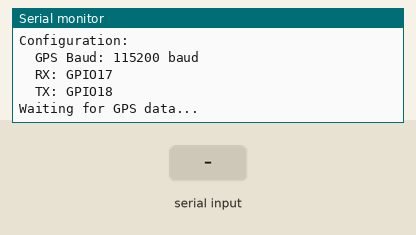
Simulated run of this sketch. Board: ESP32-S3. Parts: the last lines printed to the serial monitor. The test bench sets the inputs (shaded band).

Above: at 4.2 s.
4.3 s: "1\n" received over the second serial link
At 5.5 s:
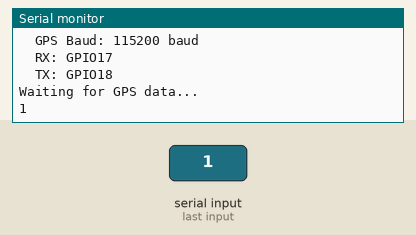
5.8 s: "0\n" received over the second serial link
At 6.9 s:
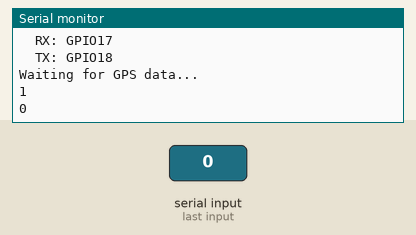
7.3 s: "2\n" received over the second serial link
At 8.0 s:
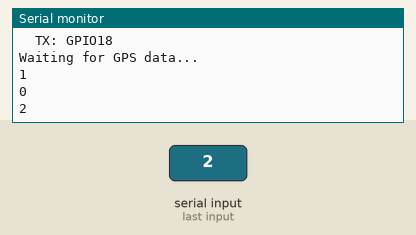

Measured:
- after the input at 4.3 s, the serial monitor: prints a new line at once (image 1)
- after the input at 5.8 s, the serial monitor: prints a new line at once (image 2)
- after the input at 7.3 s, the serial monitor: prints a new line at once (image 3)

The sketch:

NMEATestBasicLongComments.ino
```cpp
/*
 * ================================================================
 * BIP26 GPS NMEA Reader - Test Program
 * ================================================================
 *
 * TenStar ESP32-S3 + Waveshare LC29H GPS Module
 *
 * Hardware Connections:
 * - GPS TX (Yellow wire)  → ESP32 GPIO17 (RX)
 * - GPS RX (Blue wire)    → ESP32 GPIO18 (TX)
 * - GPS GND (Black wire)  → ESP32 GND
 *
 * This program displays raw NMEA sentences from the GPS module.
 *
 * CRITICAL CONFIGURATION VALUES:
 * - GPS Baud Rate: 115200 (NOT the standard 9600!)
 * - Serial Monitor Baud: 115200
 * - GPS UART Pins: GPIO17 (RX), GPIO18 (TX)
 *
 * Author: BIP26 Team
 * Date: April 2026
 * ================================================================
 */

void setup() {
  // Initialize USB Serial for communication with computer
  // 115200 = baud rate (bits per second)
  // This is the speed of ESP32 → Computer communication
  Serial.begin(115200);

  delay(1000);  // Wait 1 second for Serial to initialize

  // Print startup banner
  Serial.println("========================================");
  Serial.println("BIP26 GPS NMEA Reader");
  Serial.println("TenStar ESP32-S3 + Waveshare LC29H GPS");
  Serial.println("========================================");
  Serial.println();
  Serial.println("Configuration:");
  Serial.println("  GPS Baud: 115200 baud");
  Serial.println("  RX: GPIO17");
  Serial.println("  TX: GPIO18");
  Serial.println();
  Serial.println("Waiting for GPS data...\n");

  // Initialize Serial1 for GPS communication
  // Serial1.begin(baud_rate, format, RX_pin, TX_pin)
  //
  // Parameters explained:
  // 115200        = Baud rate (bits per second)
  //                 CRITICAL: Your LC29H GPS is configured for 115200
  //                 NOT the standard 9600 that most GPS tutorials show!
  //
  // SERIAL_8N1    = Data format (8 data bits, No parity, 1 stop bit)
  //                 8 = 8 data bits per byte (standard)
  //                 N = No parity bit (error checking disabled)
  //                 1 = 1 stop bit (marks end of byte)
  //                 This is the most common UART format
  //
  // 17            = RX pin (ESP32 receives data on GPIO17)
  //                 Yellow wire from GPS TX connects here
  //                 GPS transmits → ESP32 receives
  //
  // 18            = TX pin (ESP32 transmits data on GPIO18)
  //                 Blue wire from GPS RX connects here
  //                 ESP32 transmits → GPS receives
  //                 (We don't send commands in this program, but pin still configured)
  Serial1.begin(115200, SERIAL_8N1, 17, 18);

  delay(2000);  // Wait 2 seconds for GPS to start sending data
}

void loop() {
  // Check if GPS has sent any data
  // Serial1.available() returns the number of bytes waiting to be read
  // Returns 0 if no data available
  if (Serial1.available()) {

    // Read one complete line from GPS (until newline character '\n')
    // NMEA sentences end with \r\n (carriage return + line feed)
    // readStringUntil('\n') reads everything up to and including '\n'
    String nmea = Serial1.readStringUntil('\n');

    // Remove any whitespace (spaces, \r, \n) from beginning and end
    // This cleans up the NMEA sentence for display
    nmea.trim();

    // Print the NMEA sentence to Serial Monitor
    // You should see sentences like:
    // $GNGGA,123519,5317.377,N,00621.258,W,1,12,1.0,35.2,M,53.0,M,,*5E
    // $GNGLL,5317.377320,N,00621.258036,W,084318.000,A,A*5E
    // $GBGSV,5,1,19,05,04,112,,13,03,077,,10,01,059,,27,01,037,,1*74
    Serial.println(nmea);
  }

  // Loop repeats continuously, reading and displaying GPS data as it arrives
  // No delay needed - loop runs as fast as possible to catch all GPS data
}

/*
 * ================================================================
 * UNDERSTANDING THE NUMBERS:
 * ================================================================
 *
 * BAUD RATE (115200):
 * -------------------
 * - Baud = symbols (bits) transmitted per second
 * - 115200 baud = 115,200 bits per second
 * - This is the communication speed between ESP32 and GPS
 * - Both devices MUST use the same baud rate or you get gibberish!
 *
 * Why 115200?
 * - Your specific LC29H GPS module is configured for this speed
 * - Faster than standard 9600 baud (12× faster!)
 * - Allows more data to be transmitted (useful for multi-GNSS)
 * - Common "high speed" baud rate for GPS modules
 *
 * Other common baud rates:
 * - 9600   = Standard GPS (slow but reliable)
 * - 38400  = Some GPS modules use this
 * - 57600  = Medium speed
 * - 115200 = Your GPS uses this (fast)
 * - 230400 = Very fast (rare)
 *
 *
 * SERIAL FORMAT (SERIAL_8N1):
 * ---------------------------
 * This describes how each byte is transmitted:
 *
 * 8 = 8 data bits
 *     - Each character/byte is sent as 8 bits
 *     - Standard for modern serial communication
 *     - Allows 256 different values (0-255)
 *     - Enough for all ASCII characters
 *
 * N = No parity
 *     - Parity is an error-checking bit
 *     - "N" means no parity bit is used
 *     - Alternatives: Even parity (E), Odd parity (O)
 *     - GPS uses no parity (NMEA has checksums instead)
 *
 * 1 = 1 stop bit
 *     - Stop bit marks the end of each byte
 *     - Gives receiver time to prepare for next byte
 *     - Alternative: 2 stop bits (slower, more reliable)
 *     - 1 stop bit is standard
 *
 * Visual representation of one byte transmission:
 *
 * START | D0 | D1 | D2 | D3 | D4 | D5 | D6 | D7 | STOP
 *   ↑     └────────── 8 data bits ──────────┘     ↑
 *   │                                              │
 * Start bit                                    Stop bit
 * (always 0)                                   (always 1)
 *
 * Total bits per byte: 1 start + 8 data + 1 stop = 10 bits
 *
 * At 115200 baud:
 * - 115200 bits/sec ÷ 10 bits/byte = 11,520 bytes/sec
 * - 11,520 bytes/sec ÷ 80 chars/NMEA = ~144 NMEA sentences/sec (theoretical max)
 * - GPS typically sends ~10-20 sentences/sec (1 Hz update rate)
 *
 *
 * GPIO PIN NUMBERS (17, 18):
 * --------------------------
 * GPIO = General Purpose Input/Output
 *
 * 17 = GPIO17 (RX - Receive)
 *      - ESP32 receives data on this pin
 *      - Connected to GPS TX (transmit) pin
 *      - Yellow wire in your setup
 *      - Data flows: GPS TX → ESP32 GPIO17 RX
 *
 * 18 = GPIO18 (TX - Transmit)
 *      - ESP32 transmits data on this pin
 *      - Connected to GPS RX (receive) pin
 *      - Blue wire in your setup
 *      - Data flows: ESP32 GPIO18 TX → GPS RX
 *      - (Not used in this program - we only read from GPS)
 *
 * Important notes about GPIO numbers:
 * - GPIO number ≠ physical pin number (on most ESP32 boards)
 * - On TenStar: GPIO17 happens to be Pin 17 (lucky match!)
 * - On TenStar: GPIO18 happens to be Pin 18 (lucky match!)
 * - Always use GPIO numbers in code, not physical pin positions
 *
 * Why these specific GPIOs?
 * - These are the pins where UART1 is connected on your TenStar board
 * - Different ESP32 boards may use different GPIO for UART
 * - Verified by testing - these work on your hardware
 *
 *
 * SERIAL vs SERIAL1:
 * ------------------
 * ESP32 has multiple UART (serial) interfaces:
 *
 * Serial  = UART0 (USB connection to computer)
 *           - Used for Serial Monitor
 *           - Baud: 115200 (matches Serial Monitor setting)
 *           - You see output here
 *
 * Serial1 = UART1 (GPIO pins for external devices)
 *           - Used for GPS module
 *           - Baud: 115200 (matches GPS configuration)
 *           - RX on GPIO17, TX on GPIO18
 *
 * Serial2 = UART2 (available but not used in this project)
 *
 *
 * DATA FLOW:
 * ----------
 * GPS Module (LC29H)
 *    ↓
 *    Transmits NMEA at 115200 baud via yellow wire
 *    ↓
 * ESP32 GPIO17 (Serial1 RX)
 *    ↓
 *    ESP32 receives and processes data
 *    ↓
 * ESP32 USB (Serial TX)
 *    ↓
 *    Transmits to computer at 115200 baud
 *    ↓
 * Computer Serial Monitor (set to 115200 baud)
 *    ↓
 *    You see NMEA sentences!
 *
 * ================================================================
 */
```
